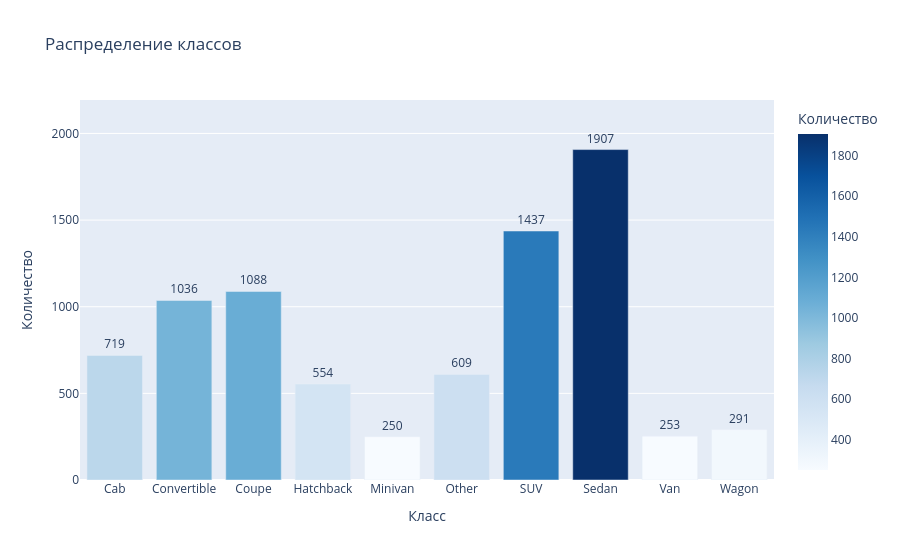

The code cell stored with this chart in its notebook:
### Markdown cell above
# Data analysis

### Code cell
label_counts = pd.DataFrame(
    {
        'Label': labels_dir_names,
        'Count': [len(os.listdir(os.path.join(image_dir, label))) for label in labels_dir_names],
    }
)
label_counts.loc[:, 'Percentage'] = label_counts['Count'] / label_counts['Count'].sum()

fig = px.bar(
    label_counts,
    x='Label',
    y='Count',
    text=label_counts['Count'],
    title='Распределение классов',
    labels={'Label': 'Класс', 'Count': 'Количество'},
    color='Count',
    color_continuous_scale='Blues',
    hover_data={'Percentage': ':.2f%'}
)

fig.update_traces(
    textposition='outside',
    hovertemplate="<b>Класс:</b> %{x}<br><b>Количество:</b> %{y}<br><b>Доля:</b> %{customdata[0]:.2%}<extra></extra>"
)

fig.update_layout(
    xaxis_title='Класс',
    yaxis_title='Количество',
    yaxis_range=[0, label_counts['Count'].max() * 1.15],
)

fig.show()

### Figure 1 — Plotly figure (JSON) as saved in the notebook; plotly's stock layout.template omitted (floating-point values rounded to 4 significant figures)
{"data": [{"customdata": [[0.08829], [0.1272], [0.1336], [0.06803], [0.0307], [0.07478], [0.1764], [0.2342], [0.03107], [0.03573]], "hovertemplate": "<b>Класс:</b> %{x}<br><b>Количество:</b> %{y}<br><b>Доля:</b> %{customdata[0]:.2%}<extra></extra>", "legendgroup": "", "marker": {"color": [719, 1036, 1088, 554, 250, 609, 1437, 1907, 253, 291], "coloraxis": "coloraxis", "pattern": {"shape": ""}}, "name": "", "orientation": "v", "showlegend": false, "text": [719.0, 1036.0, 1088.0, 554.0, 250.0, 609.0, 1437.0, 1907.0, 253.0, 291.0], "textposition": "outside", "type": "bar", "x": ["Cab", "Convertible", "Coupe", "Hatchback", "Minivan", "Other", "SUV", "Sedan", "Van", "Wagon"], "xaxis": "x", "y": [719, 1036, 1088, 554, 250, 609, 1437, 1907, 253, 291], "yaxis": "y"}], "layout": {"barmode": "relative", "coloraxis": {"colorbar": {"title": {"text": "Количество"}}, "colorscale": [[0, "rgb(247,251,255)"], [0.125, "rgb(222,235,247)"], [0.25, "rgb(198,219,239)"], [0.375, "rgb(158,202,225)"], [0.5, "rgb(107,174,214)"], [0.625, "rgb(66,146,198)"], [0.75, "rgb(33,113,181)"], [0.875, "rgb(8,81,156)"], [1, "rgb(8,48,107)"]]}, "legend": {"tracegroupgap": 0}, "title": {"text": "Распределение классов"}, "xaxis": {"anchor": "y", "domain": [0, 1], "title": {"text": "Класс"}}, "yaxis": {"anchor": "x", "domain": [0, 1], "range": [0, 2193.0], "title": {"text": "Количество"}}}}
